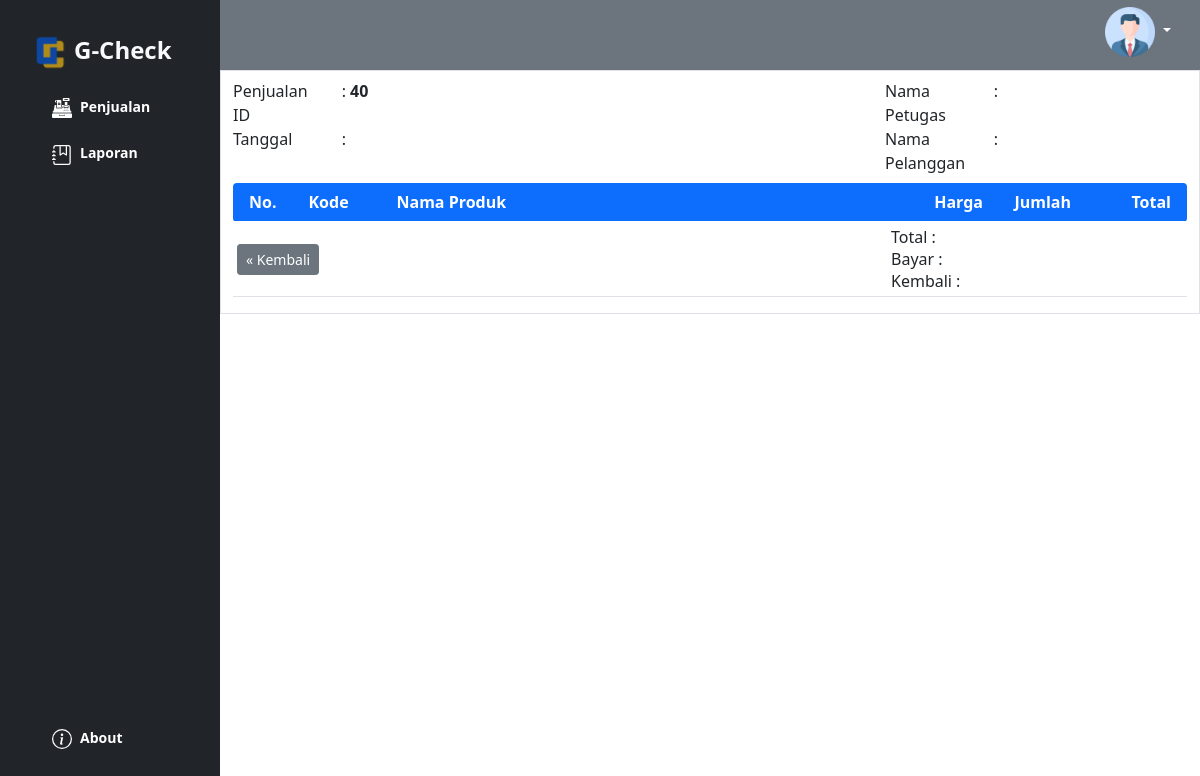
The app's page /penjualan/detail_penjualan.php?penid=40, older data.
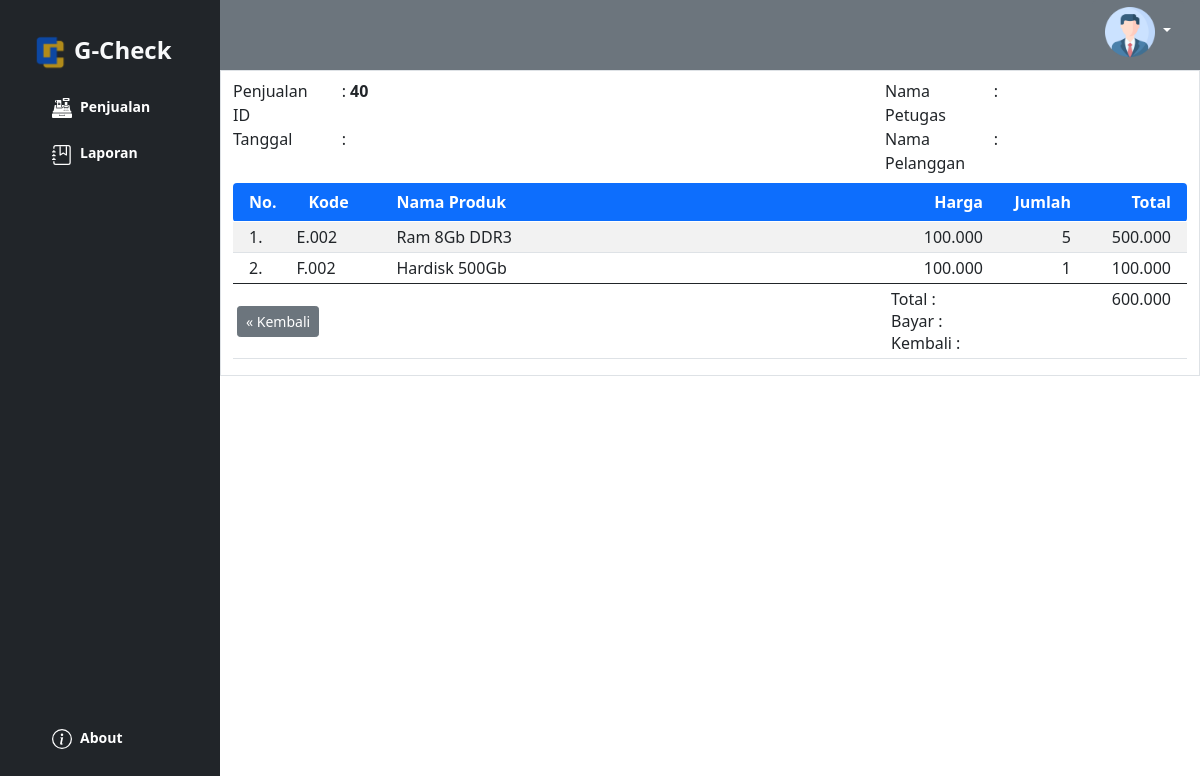
The same page, newer data.
### tables this page shows
CREATE TABLE `detail_penjualan` (
  `detail_id` int(11) NOT NULL,
  `kode_produk` varchar(15) DEFAULT NULL,
  `nama_produk` varchar(50) DEFAULT NULL,
  `harga` int(11) DEFAULT NULL,
  `jumlah` int(11) DEFAULT NULL,
  `penjualan_id` int(11) DEFAULT NULL
);

### penjualan/detail_penjualan.php (the view, shortened to what this page needs)
<?php
if (isset($_GET['penid'])) {
	$penid = $_GET['penid'];
	$npet = $_GET['npet'];
	$npel = $_GET['npel'];
	$tgl = $_GET['tgl'];
	$byr = $_GET['byr'];
	$kbl = $_GET['kbl'];
	$halaman = $_GET['halaman'];
?>
	<html>
	<!DOCTYPE html>
	<html lang="en">
	<head>
		<link rel="stylesheet" href="../bootstrap/css/bootstrap.min.css" />
	</head>
	<body>
		<?php
		include "../sidebar.php";
		?>
		<main>
			<?php include "../header.php" ?>
			<div class="container border">
				<div class="row py-2">
					<div class="col-4">
						<div class="row">
							<div class="col-4">Penjualan ID</div>
							<div class="col-8">: <b><?= $penid ?></b></div>
						</div>
						<div class="row">
							<div class="col-4">Tanggal</div>
							<div class="col-8">: <b><?= $tgl ?></b></div>
						</div>
					</div>
					<div class="col-4"></div>
					<div class="col-4">
						<div class="row">
							<div class="col-4">Nama Petugas</div>
							<div class="col-8">: <b><?= $npet ?></b></div>
						</div>
						<div class="row">
							<div class="col-4">Nama Pelanggan</div>
							<div class="col-8">: <b><?= $npel ?></b></div>
						</div>
					</div>
				</div>
				<table class="table table-hover table-striped table-sm">
					<thead class="bg-primary text-white">
						<tr>
							<th class="py-2 px-3 rounded-start" width="55px">No.</th>
							<th class="py-2 px-3" width="100px">Kode</th>
							<th class="py-2">Nama Produk</th>
							<th class="py-2 text-end" width="100px">Harga</th>
							<th class="py-2 px-3 text-end" width="100px">Jumlah</th>
							<th class="py-2 px-3 text-end rounded-end" width="100px">Total</th>
						</tr>
					</thead>
					<tbody>
						<?php
						include "../config.php";
						$penid = $_GET['penid'];
						$sql = "select * from detail_penjualan where penjualan_id='$penid'";
						$result = mysqli_query($koneksi, $sql);
						$no = 1;
						$jmltot = 0;
						while ($data = mysqli_fetch_array($result)) {
							$hp = number_format($data['harga'], 0, ",", ".");
							$jp = number_format($data['jumlah'], 0, ",", ".");
							$total = $data['harga'] * $data['jumlah'];
							$tot = number_format($total, 0, ",", ".");
						?>
							<tr>
								<td class="px-3"><?= $no ?>.</td>
								<td><?= $data['kode_produk'] ?></td>
								<td><?= $data['nama_produk'] ?></td>
								<td align="right"><?= $hp ?></td>
								<td align="right" class="px-3"><?= $jp ?></td>
								<td align="right" class="px-3"><?= $tot ?></td>
							</tr>
						<?php
							$no++;
							$jmltot = $jmltot + $total;
							$jmltotal = number_format($jmltot, 0, ",", ".");
						}
						?>
					</tbody>
					<tfoot>
						<tr>
							<td colspan="3" class="text-start py-1">
								<a class="btn btn-secondary btn-sm" href="index.php?halaman=<?= $halaman ?>">&laquo; Kembali</a>
							</td>
							<td class="text-start py-1">
								Total :<br>
								Bayar :<br>
								Kembali :
							</td>
							<td colspan="2" class="text-end px-3">
								<?= $jmltotal ?><br>
								<?= $byr ?><br>
								<?= $kbl ?><br>
							</td>
						</tr>
					</tfoot>
				</table>
			</div>
		</main>
	</body>
	</html>
<?php } ?>

Row changes from the older to the newer data that the page shows:
added detail_penjualan: kode_produk "E.002", nama_produk "Ram 8Gb DDR3", harga "100.000", jumlah "5", tot "500.000"
added detail_penjualan: kode_produk "F.002", nama_produk "Hardisk 500Gb", harga "100.000", jumlah "1", tot "100.000"
Text that changed along with them:
$jmltotal: (not shown) → "600.000"
